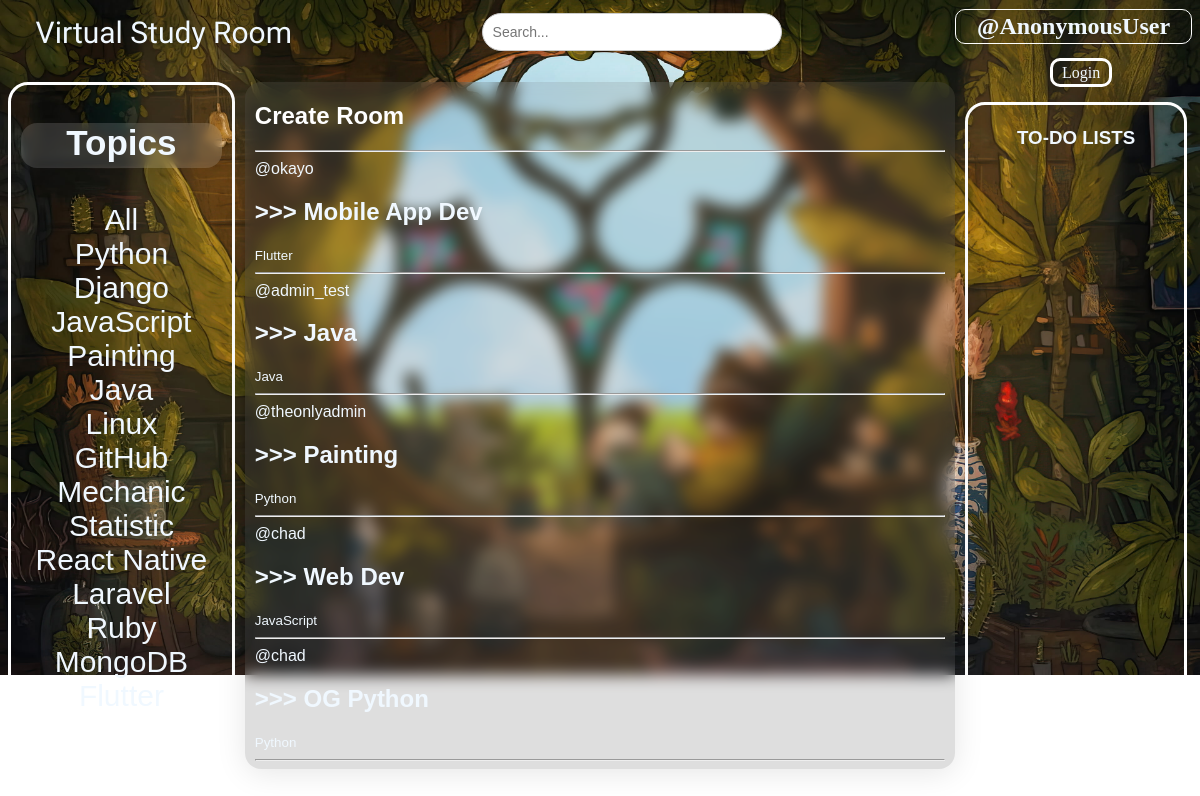
The page / on the database its author committed.
### base/models.py (models this page shows, shortened)
class Topic(models.Model):
    name = models.CharField(max_length=200)

class Room(models.Model):
    host = models.ForeignKey(User, on_delete=models.SET_NULL, null=True)
    topic = models.ForeignKey(Topic, on_delete=models.SET_NULL, null=True)
    name = models.CharField(max_length=200)
    descr = models.TextField(null=True, blank=True)
    updated = models.DateTimeField(auto_now=True) #Take all time stamps
    created = models.DateTimeField(auto_now_add=True) # Take one time stamp when first created
    class Meta:
        ordering = ['-updated', '-created']

### base/views.py (the view)
# urls.py: path('', views.home, name='home'),
def home(request):
    q = request.GET.get('q') if request.GET.get('q') is not None else ''
    rooms = Room.objects.filter(topic__name__icontains=q)
    tasks = Task.objects.all()
    topics = Topic.objects.all()
    context = {'rooms': rooms, 'topics': topics, 'tasks': tasks}
    return render(request, 'base/home.html', context)

### base/templates/base/home.html (shortened to what this page needs)
{% extends 'main.html' %}
{% block content %}
<link rel="stylesheet" href="static/styles/main.css">
<div class="home_cont">
    <div class="topic_cont">
        <h3 class="white_alink" id="Topics">Topics</h3>
        <div>
            <a href="{% url 'home' %}" class="white_alink" class="topic_name">All</a>
        </div>
        {% for topic in topics %}
            <div>
                <a href="{% url 'home' %}?q={{topic.name}}" class="white_alink" class="topic_name">{{topic.name}}</a>
            </div>
        {% endfor %}
    </div>
    <div class="room_cont_home">
    <div class="rooms">
        <div class="createroom">
        <a href="{% url 'create_room' %}" class="white_alink" id="create_room"><h2>Create Room</h4></a>
        </div>
        <hr>
    <div >
        {% for room in rooms %}
        <div class="room_all">
           <div id="ed_de_ho">
            <div id="user_room">
                <span>@{{room.host.username}}</span>
            </div>
           </div>
            <h2>>>>  <a href="{% url 'room' room.id %}" class="white_alink">{{room.name}} </a></h2>
            <small>{{room.topic.name}}</small>
            <hr>
        </div>
        {% endfor %}
    </div>
    </div>
    </div>
    <div class="to_do">
        <div class="task_wrapper">
        <div id="to_do_list"><h3>TO-DO LISTS</h3></div>
    </div>
</div>
</div>
{% endblock content %}

### templates/main.html (shortened to what this page needs)
<!DOCTYPE html>
{% load static %}
<html>
    <head>
        <link rel="stylesheet" type="text/css" media="screen" href="static/styles/main.css">
    </head>
    <body>
        {% include 'navbar.html' %}
        {% block content %}
        {% endblock %}
    </body>
</html>

### templates/navbar.html (shortened to what this page needs)
<link rel="stylesheet" href="static/styles/main.css">
<div class="nav_cont">
    <div class="logo">
        <a href="/" class="logo">
            ㅤVirtual Study Roomㅤ
        </a>
    </div>
    {% if page != 'login' and page != 'register' %}
    <div class="search_bar">
        <form action="{% url 'home' %}" method="GET"><input type="text" name="q" placeholder="Search..."></form>
    </div>
    {% endif %}
    <div class="user_interface">
        {% if page != 'login' and page != 'register' %}
        <div>
            <h2 class="user_incase">@{{request.user}}</h2>
        </div>
        {% endif %}
        {% if request.user.is_authenticated %}
        <div>
            <p class="user_incase">Hello "{{request.user}}"</p>
        </div>
        <div class="in_out">
        <a href="{% url 'logout' %}" class="user_interface">Logout</a>
        </div>
        {% else %}
        {% if page != 'login' and page != 'register' %}
        <div class="in_out">
        <a href="{% url 'login' %}" class="user_interface">Login</a>
        </div>
        {% endif %}
        {% endif %}
    </div>
</div>

### static/styles/main.css (style rules this page uses)
.room_cont_home { background: rgba(100, 100, 100, 0.21); border-radius: 16px; box-shadow: 0 4px 30px rgba(0, 0, 0, 0.1); backdrop-filter: blur(7.2px); -webkit-backdrop-filter: blur(7.2px); }
.room_cont_home { padding-left: 10px; padding-right: 10px; }
.room_all { color: aliceblue; }
a { color: aliceblue; text-decoration: none; }

### templates/navbar.html (style rules this page uses)
.logo a:link { text-decoration: None; font-family: Nova Square; font-size: 30px; transition: 0.3s; }
.nav_cont { display: grid; grid-template-columns: 2fr 2fr 1fr; }
.logo { color: aliceblue; }
.user_interface { color: aliceblue; }
.search_bar { padding-top: 5px; padding-right: 20px; }
.search_bar input[type="text"] { padding: 10px; border: 1px solid #ccc; border-radius: 25px; box-sizing: border-box; font-size: 14px; width: 300px; }
.user_incase { border: 1px solid white; border-radius: 10px; text-align: center; margin-top: 1px; padding-top: 3px; padding-bottom: 3px; }
.in_out a:link { margin-left : 50%; margin-left: 40%; padding: 3px 9px 3px; border: 3px solid white; border-radius: 10px; }

### base/templates/base/home.html (style rules this page uses)
.home_cont { display: grid; grid-template-columns: 1fr 3fr 1fr; }
#create_room { color: white; padding-bottom: 10px; }
.createroom { margin-right: 45vw; margin-top: 15px; }
.home_cont { font-family: 'Gill Sans', 'Gill Sans MT', Calibri, 'Trebuchet MS', sans-serif; }
#Topics { background: rgba(255, 255, 255, 0.14); border-radius: 16px; box-shadow: 0 4px 30px rgba(0, 0, 0, 0.1); backdrop-filter: blur(4px); -webkit-backdrop-filter: blur(4px); padding-bottom: 5px; }
.to_do { color: aliceblue; padding: 3px 10px 0px; border: 3px solid white; margin-top: 20px; border-radius: 20px; margin-right: 5px; margin-left: 10px; }
#to_do_list { text-align: center; }
.topic_cont { text-align: center; color: aliceblue; padding: 3px 10px 5px; border: 3px solid #ffffff; border-radius: 20px; font-family: 'Gill Sans', 'Gill Sans MT', Calibri, 'Trebuchet MS', sans-serif; font-size: 30px; margin-right: 10px; }
#Topics { color: aliceblue; }

### rows shown on the page
Topic: name "Python"
Topic: name "Django"
Topic: name "JavaScript"
Topic: name "Painting"
Topic: name "Java"
Topic: name "Linux"
Topic: name "GitHub"
Topic: name "Mechanic Statistic"
Topic: name "React Native"
Topic: name "Laravel"
Topic: name "Ruby"
Topic: name "MongoDB"
Room: host.username "okayo", name "Mobile App Dev", topic.name "Flutter"
Room: host.username "admin_test", name "Java", topic.name "Java"
Room: host.username "theonlyadmin", name "Painting", topic.name "Python"
Room: host.username "chad", name "Web Dev", topic.name "JavaScript"
Room: host.username "chad", name "OG Python", topic.name "Python"

### other values the page prints
{{ request.user }} "AnonymousUser"
